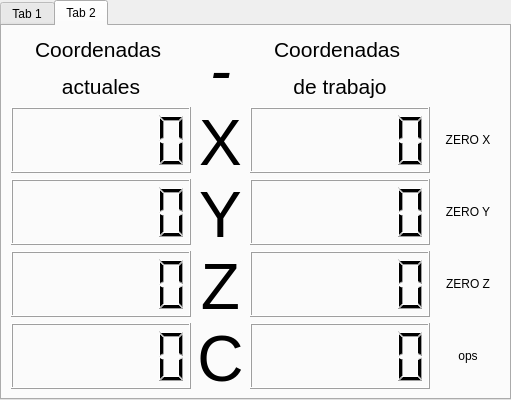
           <widget class="QTabWidget" name="tabWidget">
            <property name="toolTip">
             <string>&lt;html&gt;&lt;head/&gt;&lt;body&gt;&lt;p&gt;&lt;br/&gt;&lt;/p&gt;&lt;/body&gt;&lt;/html&gt;</string>
            </property>
            <property name="currentIndex">
             <number>1</number>
            </property>
            <widget class="QWidget" name="tab">
             <attribute name="title">
              <string>Tab 1</string>
             </attribute>
             <layout class="QGridLayout" name="gridLayout_7">
              <item row="0" column="0">
               <widget class="WidgetOpenGL" name="widget" native="true"/>
              </item>
             </layout>
            </widget>
            <widget class="QWidget" name="tab_2">
             <attribute name="title">
              <string>Tab 2</string>
             </attribute>
             <layout class="QGridLayout" name="gridLayout_10">
              <item row="0" column="0">
               <layout class="QGridLayout" name="gridLayout_9">
                <item row="0" column="1" rowspan="5">
                 <layout class="QVBoxLayout" name="verticalLayout_2">
                  <item>
                   <widget class="QLabel" name="label_25">
                    <property name="maximumSize">
                     <size>
                      <width>79</width>
                      <height>74</height>
                     </size>
                    </property>
                    <property name="text">
                     <string>&lt;html&gt;&lt;head/&gt;&lt;body&gt;&lt;p align=&quot;center&quot;&gt;&lt;span style=&quot; font-size:48pt; font-style:italic;&quot;&gt;-&lt;/span&gt;&lt;/p&gt;&lt;/body&gt;&lt;/html&gt;</string>
                    </property>
                   </widget>
                  </item>
                  <item>
                   <spacer name="verticalSpacer_4">
                    <property name="orientation">
                     <enum>Qt::Vertical</enum>
                    </property>
                    <property name="sizeHint" stdset="0">
                     <size>
                      <width>20</width>
                      <height>40</height>
                     </size>
                    </property>
                   </spacer>
                  </item>
                  <item>
                   <widget class="QLabel" name="label_21">
                    <property name="maximumSize">
                     <size>
                      <width>79</width>
                      <height>73</height>
                     </size>
                    </property>
                    <property name="text">
                     <string>&lt;html&gt;&lt;head/&gt;&lt;body&gt;&lt;p align=&quot;center&quot;&gt;&lt;span style=&quot; font-size:48pt;&quot;&gt;X&lt;/span&gt;&lt;/p&gt;&lt;/body&gt;&lt;/html&gt;</string>
                    </property>
                   </widget>
                  </item>
                  <item>
                   <spacer name="verticalSpacer_3">
                    <property name="orientation">
                     <enum>Qt::Vertical</enum>
                    </property>
                    <property name="sizeHint" stdset="0">
                     <size>
                      <width>20</width>
                      <height>40</height>
                     </size>
                    </property>
                   </spacer>
                  </item>
                  <item>
                   <widget class="QLabel" name="label_22">
                    <property name="maximumSize">
                     <size>
                      <width>79</width>
                      <height>74</height>
                     </size>
                    </property>
                    <property name="text">
                     <string>&lt;html&gt;&lt;head/&gt;&lt;body&gt;&lt;p align=&quot;center&quot;&gt;&lt;span style=&quot; font-size:48pt;&quot;&gt;Y&lt;/span&gt;&lt;/p&gt;&lt;/body&gt;&lt;/html&gt;</string>
                    </property>
                   </widget>
                  </item>
                  <item>
                   <spacer name="verticalSpacer_2">
                    <property name="orientation">
                     <enum>Qt::Vertical</enum>
                    </property>
                    <property name="sizeHint" stdset="0">
                     <size>
                      <width>20</width>
                      <height>40</height>
                     </size>
                    </property>
                   </spacer>
                  </item>
                  <item>
                   <widget class="QLabel" name="label_23">
                    <property name="maximumSize">
                     <size>
                      <width>79</width>
                      <height>73</height>
                     </size>
                    </property>
                    <property name="text">
                     <string>&lt;html&gt;&lt;head/&gt;&lt;body&gt;&lt;p align=&quot;center&quot;&gt;&lt;span style=&quot; font-size:48pt;&quot;&gt;Z&lt;/span&gt;&lt;/p&gt;&lt;/body&gt;&lt;/html&gt;</string>
                    </property>
                   </widget>
                  </item>
                  <item>
                   <spacer name="verticalSpacer">
                    <property name="orientation">
                     <enum>Qt::Vertical</enum>
                    </property>
                    <property name="sizeHint" stdset="0">
                     <size>
                      <width>20</width>
                      <height>40</height>
                     </size>
                    </property>
                   </spacer>
                  </item>
                  <item>
                   <widget class="QLabel" name="label_24">
                    <property name="maximumSize">
                     <size>
                      <width>79</width>
                      <height>73</height>
                     </size>
                    </property>
                    <property name="text">
                     <string>&lt;html&gt;&lt;head/&gt;&lt;body&gt;&lt;p align=&quot;center&quot;&gt;&lt;span style=&quot; font-size:48pt;&quot;&gt;C&lt;/span&gt;&lt;/p&gt;&lt;/body&gt;&lt;/html&gt;</string>
                    </property>
                   </widget>
                  </item>
                 </layout>
                </item>
                <item row="0" column="0">
                 <widget class="QLabel" name="label_7">
                  <property name="maximumSize">
                   <size>
                    <width>16777215</width>
                    <height>76</height>
                   </size>
                  </property>
                  <property name="text">
                   <string>&lt;html&gt;&lt;head/&gt;&lt;body&gt;&lt;p align=&quot;center&quot;&gt;&lt;span style=&quot; font-size:16pt;&quot;&gt;Coordenadas &lt;/span&gt;&lt;/p&gt;&lt;p align=&quot;center&quot;&gt;&lt;span style=&quot; font-size:16pt;&quot;&gt;actuales&lt;/span&gt;&lt;/p&gt;&lt;/body&gt;&lt;/html&gt;</string>
                  </property>
                 </widget>
                </item>
                <item row="4" column="0">
                 <widget class="QLCDNumber" name="lcdNumber_4">
                  <property name="digitCount">
                   <number>6</number>
                  </property>
                 </widget>
                </item>
                <item row="2" column="0">
                 <widget class="QLCDNumber" name="lcdNumber_6">
                  <property name="digitCount">
                   <number>6</number>
                  </property>
                 </widget>
                </item>
                <item row="1" column="0">
                 <widget class="QLCDNumber" name="lcdNumber_5">
                  <property name="minimumSize">
                   <size>
                    <width>180</width>
                    <height>0</height>
                   </size>
                  </property>
                  <property name="styleSheet">
                   <string notr="true"/>
                  </property>
                  <property name="frameShadow">
                   <enum>QFrame::Raised</enum>
                  </property>
                  <property name="midLineWidth">
                   <number>0</number>
                  </property>
                  <property name="smallDecimalPoint">
                   <bool>false</bool>
                  </property>
                  <property name="digitCount">
                   <number>6</number>
                  </property>
                  <property name="segmentStyle">
                   <enum>QLCDNumber::Filled</enum>
                  </property>
                  <property name="intValue" stdset="0">
                   <number>0</number>
                  </property>
                 </widget>
                </item>
                <item row="3" column="0">
                 <widget class="QLCDNumber" name="lcdNumber_2">
                  <property name="digitCount">
                   <number>6</number>
                  </property>
                 </widget>
                </item>
                <item row="0" column="2" rowspan="5">
                 <layout class="QGridLayout" name="gridLayout_5">
                  <item row="2" column="0">
                   <widget class="QLCDNumber" name="lcdNumber_3">
                    <property name="digitCount">
                     <number>6</number>
                    </property>
                   </widget>
                  </item>
                  <item row="4" column="0">
                   <widget class="QLCDNumber" name="lcdNumber_7">
                    <property name="digitCount">
                     <number>6</number>
                    </property>
                   </widget>
                  </item>
                  <item row="0" column="0">
                   <widget class="QLabel" name="label_16">
                    <property name="maximumSize">
                     <size>
                      <width>16777215</width>
                      <height>76</height>
                     </size>
                    </property>
                    <property name="text">
                     <string>&lt;html&gt;&lt;head/&gt;&lt;body&gt;&lt;p align=&quot;center&quot;&gt;&lt;span style=&quot; font-size:16pt;&quot;&gt;Coordenadas &lt;/span&gt;&lt;/p&gt;&lt;p align=&quot;center&quot;&gt;&lt;span style=&quot; font-size:16pt;&quot;&gt;de trabajo&lt;/span&gt;&lt;/p&gt;&lt;/body&gt;&lt;/html&gt;</string>
                    </property>
                   </widget>
                  </item>
                  <item row="1" column="0">
                   <widget class="QLCDNumber" name="lcdNumber">
                    <property name="minimumSize">
                     <size>
                      <width>180</width>
                      <height>0</height>
                     </size>
                    </property>
                    <property name="digitCount">
                     <number>6</number>
                    </property>
                   </widget>
                  </item>
                  <item row="3" column="0">
                   <widget class="QLCDNumber" name="lcdNumber_8">
                    <property name="digitCount">
                     <number>6</number>
                    </property>
                   </widget>
                  </item>
                 </layout>
                </item>
                <item row="4" column="3">
                 <widget class="QPushButton" name="CostumButton5_2">
                  <property name="minimumSize">
                   <size>
                    <width>64</width>
                    <height>23</height>
                   </size>
                  </property>
                  <property name="maximumSize">
                   <size>
                    <width>86</width>
                    <height>86</height>
                   </size>
                  </property>
                  <property name="styleSheet">
                   <string notr="true">#CostumButton5_2 {
background-color: transparent;
border-image: url(:/Iconos/Background.png);
background: none;
border: none;
background-repeat: none;
}
#CostumButton5_2:pressed
{
   border-image: url(:/Iconos/Background_on.png);
}</string>
                  </property>
                  <property name="text">
                   <string>ops</string>
                  </property>
                 </widget>
                </item>
                <item row="3" column="3">
                 <widget class="QPushButton" name="CostumButton6">
                  <property name="minimumSize">
                   <size>
                    <width>64</width>
                    <height>23</height>
                   </size>
                  </property>
                  <property name="maximumSize">
                   <size>
                    <width>86</width>
                    <height>86</height>
                   </size>
                  </property>
                  <property name="styleSheet">
                   <string notr="true">#CostumButton6 {
background-color: transparent;
border-image: url(:/Iconos/Background.png);
background: none;
border: none;
background-repeat: none;
}
#CostumButton6:pressed
{
   border-image: url(:/Iconos/Background_on.png);
}</string>
                  </property>
                  <property name="text">
                   <string>ZERO Z</string>
                  </property>
                 </widget>
                </item>
                <item row="2" column="3">
                 <widget class="QPushButton" name="CostumButton5">
                  <property name="minimumSize">
                   <size>
                    <width>64</width>
                    <height>23</height>
                   </size>
                  </property>
                  <property name="maximumSize">
                   <size>
                    <width>86</width>
                    <height>86</height>
                   </size>
                  </property>
                  <property name="styleSheet">
                   <string notr="true">#CostumButton5 {
background-color: transparent;
border-image: url(:/Iconos/Background.png);
background: none;
border: none;
background-repeat: none;
}
#CostumButton5:pressed
{
   border-image: url(:/Iconos/Background_on.png);
}</string>
                  </property>
                  <property name="text">
                   <string>ZERO Y</string>
                  </property>
                 </widget>
                </item>
                <item row="1" column="3">
                 <widget class="QPushButton" name="CostumButton7">
                  <property name="minimumSize">
                   <size>
                    <width>64</width>
                    <height>23</height>
                   </size>
                  </property>
                  <property name="maximumSize">
                   <size>
                    <width>86</width>
                    <height>86</height>
                   </size>
                  </property>
                  <property name="styleSheet">
                   <string notr="true">#CostumButton7 {
background-color: transparent;
border-image: url(:/Iconos/Background.png);
background: none;
border: none;
background-repeat: none;
}
#CostumButton7:pressed
{
   border-image: url(:/Iconos/Background_on.png);
}</string>
                  </property>
                  <property name="text">
                   <string>ZERO X</string>
                  </property>
                 </widget>
                </item>
               </layout>
              </item>
             </layout>
            </widget>
           </widget>
